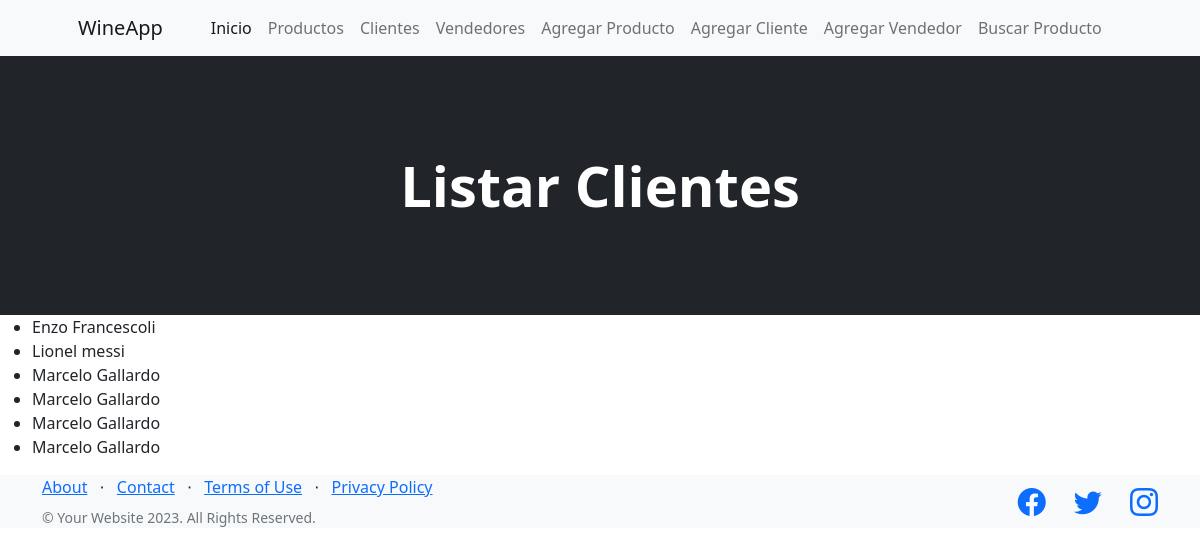
Page /wine_app/listar_clientes on the earlier database version.
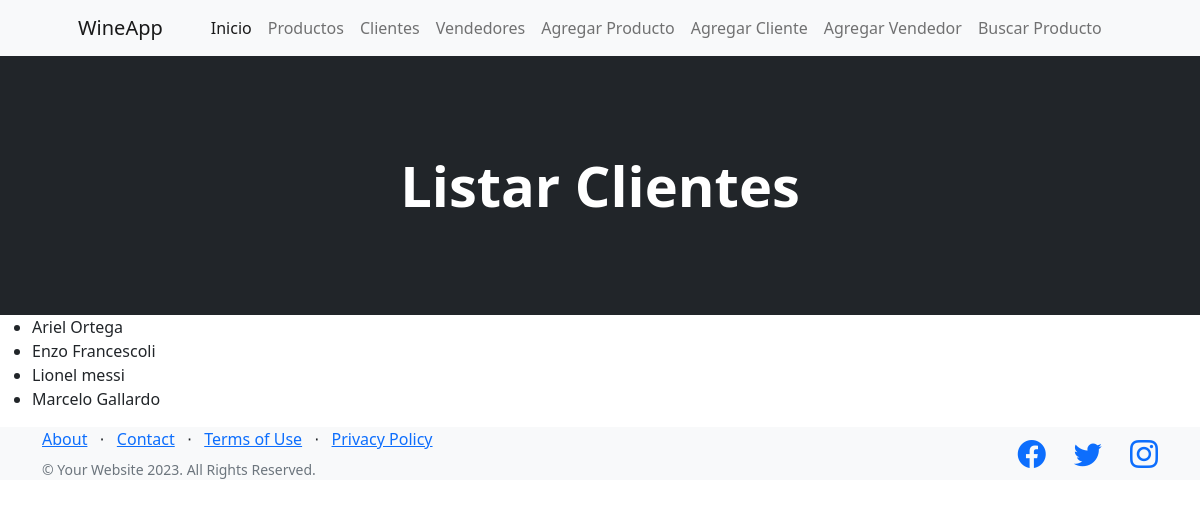
Same page on the later database version.
### wine_app/models.py (models this page shows, shortened)
class Clientes(models.Model):
    nombre = models.CharField(max_length=40)
    apellido = models.CharField(max_length=40)
    dni = models.IntegerField()
    mail = models.EmailField()
    class Meta():
        verbose_name = 'Cliente'
        verbose_name_plural = 'clientes'
        ordering = ('nombre', 'apellido', 'dni', 'mail')
        unique_together = ('nombre', 'dni')

### wine_app/views.py (the view)
# urls.py: path('listar_clientes', listar_clientes, name='listar_clientes'),
def listar_clientes(req):
    lista = Clientes.objects.all()
    return render(req, "listar_clientes.html", {"listar_clientes": lista})

### wine_app/templates/listar_clientes.html (shortened to what this page needs)
{% extends 'padre.html' %}
{% block cambioCenter %}
<header class="bg-dark py-5">
    <div class="container px-4 px-lg-5 my-5">
        <div class="text-center text-white">
            <h1 class="display-4 fw-bolder">Listar Clientes</h1>
        </div>
    </div>
</header>
{% endblock cambioCenter %}
{% block contenidoQueCambia %}
<body>
    <ul>
        {% for cliente in listar_clientes %}
            <li>{{cliente.nombre}} {{cliente.apellido}}</li>
        {% endfor %}
    </ul>
</body>
{% endblock contenidoQueCambia %}

### wine_app/templates/padre.html (shortened to what this page needs)
<!DOCTYPE html>
<html lang="en">
    </html>
        <head>
        {% load static %}
        <link href="https://cdn.jsdelivr.net/npm/bootstrap-icons@1.5.0/font/bootstrap-icons.css" rel="stylesheet" />
        <link href="{% static 'css/styles.css' %}" rel="stylesheet" />
    </head>
    <body>
        {% include 'navbar.html'%}
        {% block cambioCenter %}
        {% endblock cambioCenter %}
        {% block contenidoQueCambia %}
        {% endblock contenidoQueCambia %}
        <footer class="footer bg-light" style="position: relative;">
            <div class="container">
                <div class="row">
                    <div class="col-lg-6 h-100 text-center text-lg-start my-auto">
                        <ul class="list-inline mb-2">
                            <li class="list-inline-item"><a href="#!">About</a></li>
                            <li class="list-inline-item">⋅</li>
                            <li class="list-inline-item"><a href="#!">Contact</a></li>
                            <li class="list-inline-item">⋅</li>
                            <li class="list-inline-item"><a href="#!">Terms of Use</a></li>
                            <li class="list-inline-item">⋅</li>
                            <li class="list-inline-item"><a href="#!">Privacy Policy</a></li>
                        </ul>
                        <p class="text-muted small mb-4 mb-lg-0">&copy; Your Website 2023. All Rights Reserved.</p>
                    </div>
                    <div class="col-lg-6 h-100 text-center text-lg-end my-auto">
                        <ul class="list-inline mb-0">
                            <li class="list-inline-item me-4">
                                <a href="#!"><i class="bi-facebook fs-3"></i></a>
                            </li>
                            <li class="list-inline-item me-4">
                                <a href="#!"><i class="bi-twitter fs-3"></i></a>
                            </li>
                            <li class="list-inline-item">
                                <a href="#!"><i class="bi-instagram fs-3"></i></a>
                            </li>
                        </ul>
                    </div>
                </div>
            </div>
        </footer>
    </body>
</html>

### wine_app/templates/navbar.html (shortened to what this page needs)
<nav class="navbar navbar-expand-lg navbar-light bg-light">
    <div class="container px-4 px-lg-5">
        <a class="navbar-brand" href="/wine_app/inicio">WineApp</a>
        <div class="collapse navbar-collapse" id="navbarSupportedContent">
            <ul class="navbar-nav me-auto mb-2 mb-lg-0 ms-lg-4">
                <li class="nav-item"><a class="nav-link active" aria-current="page" href="/wine_app/inicio">Inicio</a></li>
                <li class="nav-item"><a class="nav-link" href="{% url 'listar_productos' %}">Productos</a></li>
                <li class="nav-item"><a class="nav-link" href="{% url 'listar_clientes' %}">Clientes</a></li>
                <li class="nav-item"><a class="nav-link" href="{% url 'listar_vendedores' %}">Vendedores</a></li>
                <li class="nav-item"><a class="nav-link" href="{% url 'agregar_producto' %}">Agregar Producto</a></li>
                <li class="nav-item"><a class="nav-link" href="{% url 'agregar_cliente' %}">Agregar Cliente</a></li>
                <li class="nav-item"><a class="nav-link" href="{% url 'agregar_vendedor' %}">Agregar Vendedor</a></li>
                <li class="nav-item"><a class="nav-link" href="{% url 'busquedaProducto' %}">Buscar Producto</a></li>
                    </ul>
        </div>
    </div>
</nav>

Differences in the rows shown:
removed Clientes: nombre "Marcelo", apellido "Gallardo"
removed Clientes: nombre "Marcelo", apellido "Gallardo"
removed Clientes: nombre "Marcelo", apellido "Gallardo"
added Clientes: nombre "Ariel", apellido "Ortega"
